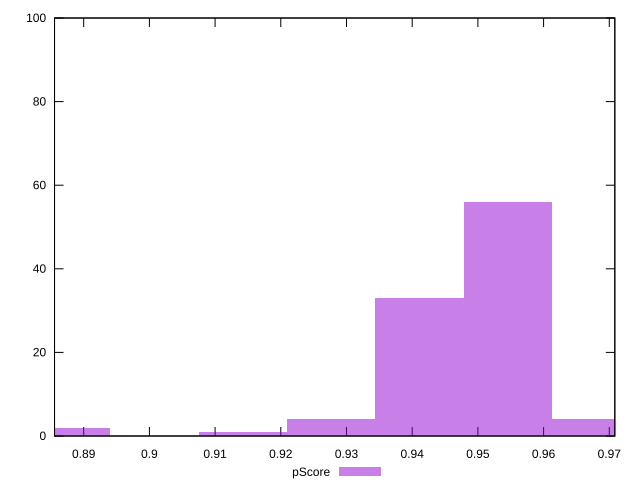

Source code (gnuplot):
reset

$pScore <<EOF
0.9410913699675078 33
0.9545355323956151 56
0.9276472075394004 4
0.9679796948237223 4
0.8873147202550787 2
0.9142030451112932 1
EOF

set key outside below
set boxwidth 0.013444162428107254
set xrange [0.8855601236190305:0.9708431490233053]
set yrange [0:100]
set trange [0:100]
set style fill transparent solid 0.5 noborder
set terminal svg size 640, 490 enhanced background rgb 'white'
set output "report_00009_2021-02-08T22-37-41.559Z/mainthread-work-breakdown/samples/pages+cached+noadtech/pScore/histogram.svg"

plot $pScore title "pScore" with boxes

reset
